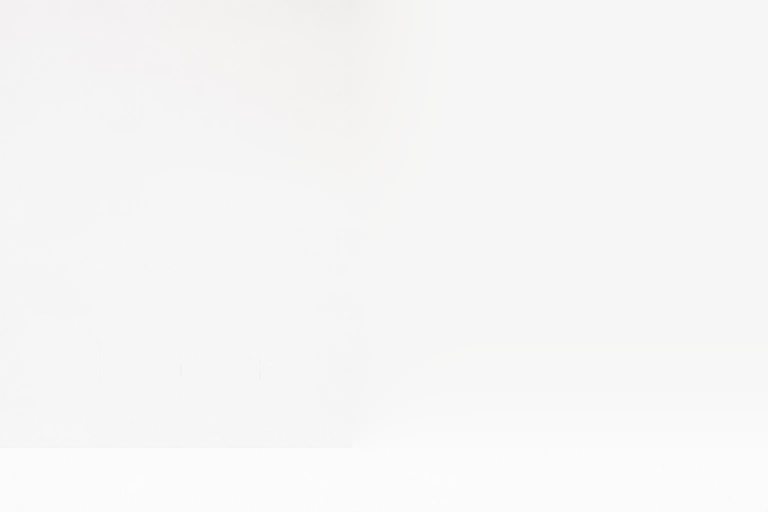
#> input picture framework/backdrop_plate.webp, 1536 x 1024 px (shown at 1/2 size)
$ python benchmark.py ../framework/backdrop_plate.webp
#> lines starting #> are read from the running program, lines starting #| are printed output that depends on the picture
"""Benchmark recreations against the original design, with a measured noise floor.

Metrics (all computed at the original's size):
  changed %  share of pixels that differ by > 12% after a 0.7px blur (the diffcheck.py measure)
  SSIM       structural similarity (Gaussian window, sigma 1.5), 1 = identical
  dE2000     CIEDE2000 colour difference per pixel: mean and 95th percentile
             (dE < 1 is invisible, 1-2 is barely visible to a trained eye)
  PSNR       peak signal-to-noise ratio in dB (higher is closer)

The noise floor shows how much the original differs from *itself* after one
JPEG re-save at its own quality: differences below that floor are compression
noise, not recreation error.

usage: benchmark.py <original> --entry "Label=path.png" [--entry ...] [--json out.json] [--md out.md]
"""
import argparse
import io
import json

import numpy as np
from PIL import Image, ImageFilter


def load_rgb(path_or_img, size):
    im = path_or_img if isinstance(path_or_img, Image.Image) else Image.open(path_or_img)
    im = im.convert("RGB")
    if im.size != size:
        im = im.resize(size, Image.LANCZOS)
    return im


def changed_pct(a, b):
    blur = lambda im: np.asarray(im.filter(ImageFilter.GaussianBlur(0.7)), dtype=np.float32) / 255.0
    return float((np.abs(blur(a) - blur(b)).mean(axis=2) > 0.12).mean() * 100)


def gaussian_filter(x, sigma=1.5):
    r = int(3 * sigma)
    k = np.exp(-0.5 * (np.arange(-r, r + 1) / sigma) ** 2)
    k /= k.sum()
    pad = np.pad(x, r, mode="reflect")
    # separable convolution
    h = np.zeros((pad.shape[0], x.shape[1]))
    for i in range(2 * r + 1):
        h += k[i] * pad[:, i:i + x.shape[1]]
    v = np.zeros_like(x, dtype=np.float64)
    for i in range(2 * r + 1):
        v += k[i] * h[i:i + x.shape[0], :]
    return v


def ssim(a, b):
    """Mean SSIM on luminance (Wang et al. 2004)."""
    y = lambda im: np.asarray(im.convert("L"), dtype=np.float64)
    x1, x2 = y(a), y(b)
    C1, C2 = (0.01 * 255) ** 2, (0.03 * 255) ** 2
    mu1, mu2 = gaussian_filter(x1), gaussian_filter(x2)
    s11 = gaussian_filter(x1 * x1) - mu1 ** 2
    s22 = gaussian_filter(x2 * x2) - mu2 ** 2
    s12 = gaussian_filter(x1 * x2) - mu1 * mu2
    m = ((2 * mu1 * mu2 + C1) * (2 * s12 + C2)) / ((mu1 ** 2 + mu2 ** 2 + C1) * (s11 + s22 + C2))
    return float(m.mean())


def to_lab(im):
    rgb = np.asarray(im, dtype=np.float64) / 255.0
    lin = np.where(rgb <= 0.04045, rgb / 12.92, ((rgb + 0.055) / 1.055) ** 2.4)
    M = np.array([[0.4124564, 0.3575761, 0.1804375], [0.2126729, 0.7151522, 0.0721750], [0.0193339, 0.1191920, 0.9503041]])
    xyz = lin @ M.T / np.array([0.95047, 1.0, 1.08883])
    f = np.where(xyz > (6 / 29) ** 3, np.cbrt(xyz), xyz / (3 * (6 / 29) ** 2) + 4 / 29)
    L = 116 * f[..., 1] - 16
    a = 500 * (f[..., 0] - f[..., 1])
    b = 200 * (f[..., 1] - f[..., 2])
    return L, a, b


def ciede2000(lab1, lab2):
    L1, a1, b1 = lab1
    L2, a2, b2 = lab2
    C1, C2 = np.hypot(a1, b1), np.hypot(a2, b2)
    Cb = (C1 + C2) / 2
    G = 0.5 * (1 - np.sqrt(Cb ** 7 / (Cb ** 7 + 25 ** 7)))
    a1p, a2p = (1 + G) * a1, (1 + G) * a2
    C1p, C2p = np.hypot(a1p, b1), np.hypot(a2p, b2)
    h1p = np.degrees(np.arctan2(b1, a1p)) % 360
    h2p = np.degrees(np.arctan2(b2, a2p)) % 360
    dLp = L2 - L1
    dCp = C2p - C1p
    dh = h2p - h1p
    dh = np.where(C1p * C2p == 0, 0, np.where(dh > 180, dh - 360, np.where(dh < -180, dh + 360, dh)))
    dHp = 2 * np.sqrt(C1p * C2p) * np.sin(np.radians(dh / 2))
    Lbp = (L1 + L2) / 2
    Cbp = (C1p + C2p) / 2
    hs = h1p + h2p
    hbp = np.where(C1p * C2p == 0, hs, np.where(np.abs(h1p - h2p) <= 180, hs / 2, np.where(hs < 360, (hs + 360) / 2, (hs - 360) / 2)))
    T = 1 - 0.17 * np.cos(np.radians(hbp - 30)) + 0.24 * np.cos(np.radians(2 * hbp)) + 0.32 * np.cos(np.radians(3 * hbp + 6)) - 0.20 * np.cos(np.radians(4 * hbp - 63))
    dth = 30 * np.exp(-(((hbp - 275) / 25) ** 2))
    Rc = 2 * np.sqrt(Cbp ** 7 / (Cbp ** 7 + 25 ** 7))
    Sl = 1 + 0.015 * (Lbp - 50) ** 2 / np.sqrt(20 + (Lbp - 50) ** 2)
    Sc = 1 + 0.045 * Cbp
    Sh = 1 + 0.015 * Cbp * T
    Rt = -np.sin(np.radians(2 * dth)) * Rc
    return np.sqrt((dLp / Sl) ** 2 + (dCp / Sc) ** 2 + (dHp / Sh) ** 2 + Rt * (dCp / Sc) * (dHp / Sh))


def psnr(a, b):
    mse = np.mean((np.asarray(a, dtype=np.float64) - np.asarray(b, dtype=np.float64)) ** 2)
    return float("inf") if mse == 0 else float(10 * np.log10(255 ** 2 / mse))


def jpeg_quality(im):
    """Estimate the JPEG quality from the luminance quantisation table (IJG scaling)."""
    q = getattr(im, "quantization", None)
    if not q:
        return None
    base = [16, 11, 10, 16, 24, 40, 51, 61, 12, 12, 14, 19, 26, 58, 60, 55, 14, 13, 16, 24, 40, 57, 69, 56, 14, 17, 22, 29, 51, 87, 80, 62,
            18, 22, 37, 56, 68, 109, 103, 77, 24, 35, 55, 64, 81, 104, 113, 92, 49, 64, 78, 87, 103, 121, 120, 101, 72, 92, 95, 98, 112, 100, 103, 99]
    t = list(q[0])
    scale = np.mean([t[i] / base[i] for i in range(64)]) * 100
    return int(round((200 - scale) / 2)) if scale <= 100 else int(round(5000 / scale))


def measure(orig, img):
    return {"changed_pct": round(changed_pct(orig, img), 3), "ssim": round(ssim(orig, img), 4),
            "dE_mean": round(float(np.mean(de := ciede2000(to_lab(orig), to_lab(img)))), 3),
            "dE_p95": round(float(np.percentile(de, 95)), 3), "psnr": round(psnr(orig, img), 2)}


def main():
    ap = argparse.ArgumentParser()
    ap.add_argument("original")
    ap.add_argument("--entry", action="append", default=[], help="Label=path")
    ap.add_argument("--json")
    ap.add_argument("--md")
    a = ap.parse_args()

    src = Image.open(a.original)
#> src is the input picture: PIL image 1536x1024 RGB; mean R, G, B 246.7, 246.3, 246.1
    quality = jpeg_quality(src)
    orig = src.convert("RGB")
    size = orig.size
#> size = (1536, 1024)
    rows = []

    # noise floor: the original re-saved once at its own quality, and at quality 95
    for label, q in ((f"Floor: original re-saved as JPEG q{quality}", quality or 90), ("Floor: original re-saved as JPEG q95", 95)):
        buf = io.BytesIO()
        orig.save(buf, "JPEG", quality=q)
        rows.append({"label": label, **measure(orig, Image.open(io.BytesIO(buf.getvalue())).convert("RGB"))})
#> the loop in gaussian_filter, `for i in range(2 * r + 1):` made 9 passes
#> pass 1, in gaussian_filter, `h += k[i] * pad[:, i:i + x.shape[1]]`:
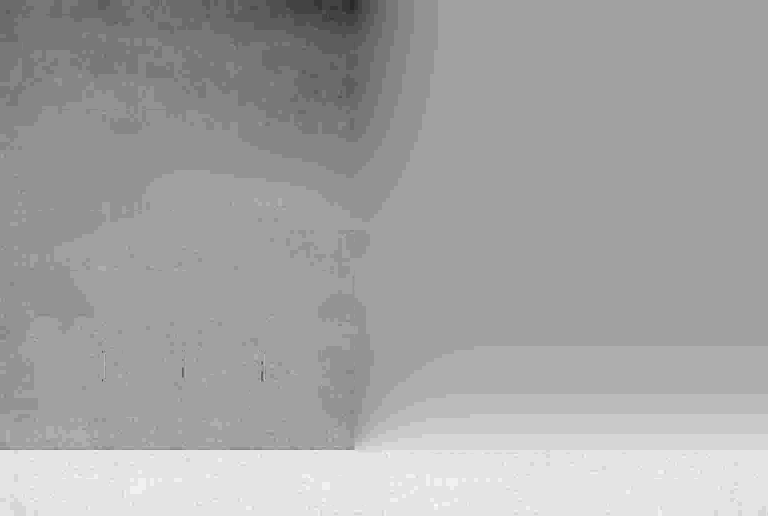
#> h: shape (1032, 1536) float64 (shown at 1/2 size); min 1.78, max 1.93, mean 1.88; drawn with min black and max white
#> the loop in gaussian_filter, `for i in range(2 * r + 1):` made 9 passes
#> pass 1, in gaussian_filter, `v += k[i] * h[i:i + x.shape[0], :]`:
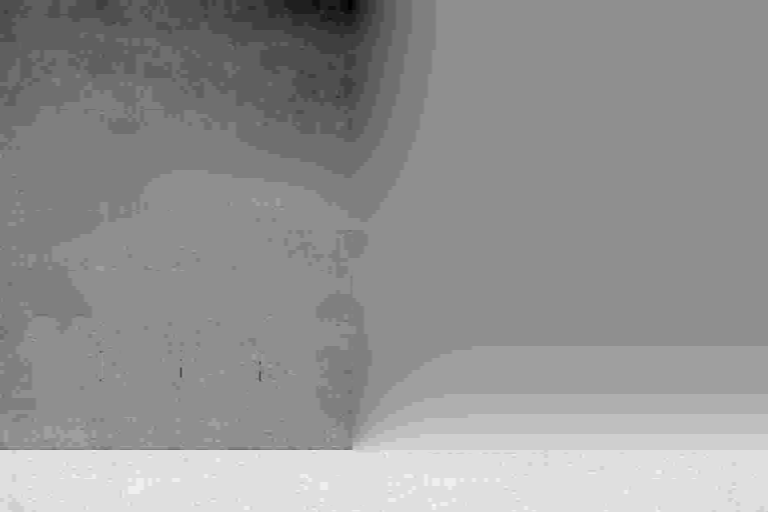
#> v: shape (1024, 1536) float64 (shown at 1/2 size); min 1.8, max 1.93, mean 1.88; drawn with min black and max white
#> in ssim, `s11 = gaussian_filter(x1 * x1) - mu1 ** 2`:
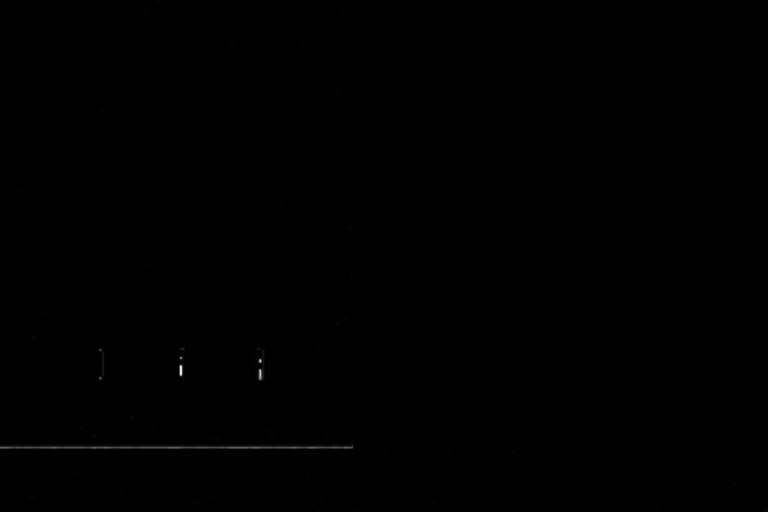
#> s11: shape (1024, 1536) float64 (shown at 1/2 size); min -1.46e-11, max 36.89, mean 0; drawn with min black and max white
#> in psnr, `mse = np.mean((np.asarray(a, dtype=np.float64) - np.asarray(b, dtype=n..`: mse = 0.123

    for e in a.entry:
        label, path = e.split("=", 1)
        rows.append({"label": label, **measure(orig, load_rgb(path, size))})

    head = "| Version | Changed % | SSIM | ΔE2000 mean | ΔE2000 p95 | PSNR dB |\n|---|---|---|---|---|---|\n"
    md = head + "".join(f"| {r['label']} | {r['changed_pct']:.3f} | {r['ssim']:.4f} | {r['dE_mean']:.3f} | {r['dE_p95']:.3f} | {r['psnr']:.2f} |\n" for r in rows)
    print(f"original: {a.original}  estimated JPEG quality {quality}\n")
#| original: ../framework/backdrop_plate.webp  estimated JPEG quality None
    print(md)
#| | Version | Changed % | SSIM | ΔE2000 mean | ΔE2000 p95 | PSNR dB |
#| |---|---|---|---|---|---|
#| | Floor: original re-saved as JPEG qNone | 0.000 | 1.0000 | 0.184 | 0.527 | 57.25 |
#| | Floor: original re-saved as JPEG q95 | 0.000 | 1.0000 | 0.182 | 0.526 | 57.36 |
    if a.json:
        json.dump({"jpeg_quality": quality, "rows": rows}, open(a.json, "w"), indent=1)
    if a.md:
        open(a.md, "w").write(md)


if __name__ == "__main__":
    main()
